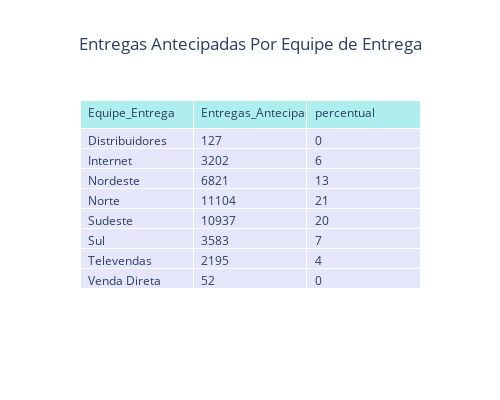

Here is the notebook cell this chart was saved with:
### Code cell
table = go.Figure(data=[go.Table(
    header=dict(values=list(entrega_por_distribuidora.columns),
                fill_color='paleturquoise',
                align='left'),
    cells=dict(values=[entrega_por_distribuidora.Equipe_Entrega, entrega_por_distribuidora.Entregas_Antecipadas, entrega_por_distribuidora.percentual],
               fill_color='lavender',
               align='left'))
])
table.update_layout(
    width=500,
    height=len(entrega_por_distribuidora['Equipe_Entrega']) * 50,  # Defina um fator de escala adequado para ajustar a altura
    title={'text': 'Entregas Antecipadas Por Equipe de Entrega', 'x': 0.5, 'xanchor': 'center'}
)
table.show()

### Figure 1 — Plotly figure (JSON) as saved in the notebook; plotly's stock layout.template omitted (floating-point values rounded to 4 significant figures)
{"data": [{"cells": {"align": "left", "fill": {"color": "lavender"}, "values": [["Distribuidores", "Internet", "Nordeste", "Norte", "Sudeste", "Sul", "Televendas", "Venda Direta"], [127, 3202, 6821, 11104, 10937, 3583, 2195, 52], [0, 6, 13, 21, 20, 7, 4, 0]]}, "header": {"align": "left", "fill": {"color": "paleturquoise"}, "values": ["Equipe_Entrega", "Entregas_Antecipadas", "percentual"]}, "type": "table"}], "layout": {"height": 400, "title": {"text": "Entregas Antecipadas Por Equipe de Entrega", "x": 0.5, "xanchor": "center"}, "width": 500}}
